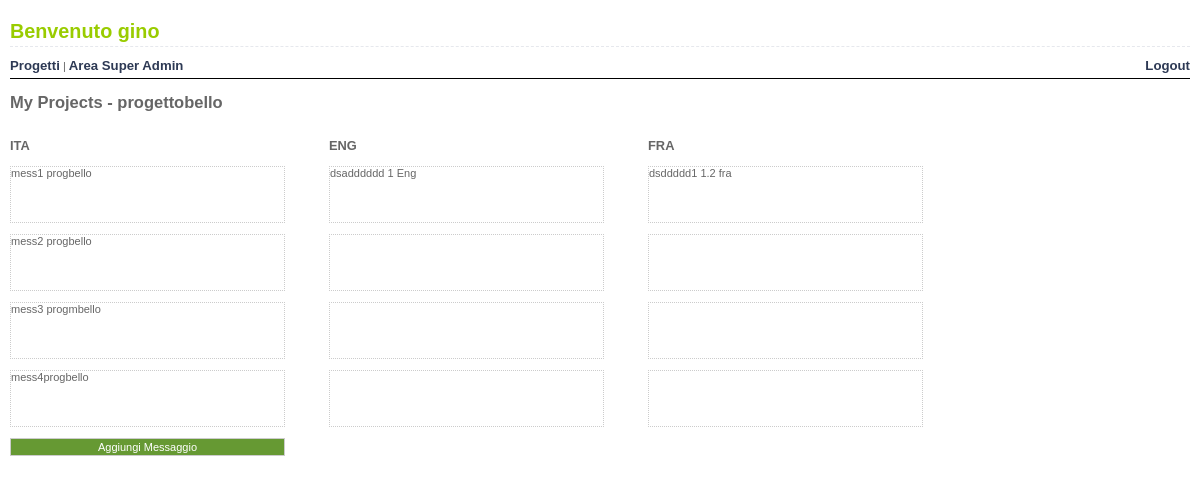
/index.php?page=Manage&projID=14&namePr=progettobello&langu=0 (signed in), run on the app's committed database.
### tables this page shows
CREATE TABLE IF NOT EXISTS `language` (
  `id` int(11) NOT NULL AUTO_INCREMENT,
  `language` varchar(255) NOT NULL,
  PRIMARY KEY (`id`)
);

CREATE TABLE IF NOT EXISTS `messages` (
  `id` int(11) NOT NULL AUTO_INCREMENT,
  `message` text NOT NULL,
  `languageID` int(11) NOT NULL,
  `parent.mess.ID` int(11) DEFAULT NULL,
  PRIMARY KEY (`id`)
);

### my_single_project.php (the view, shortened to what this page needs)
<h2> My Projects - <?php echo $projName; ?></h2>
<?php
	function clean($str) {
		$str = @trim($str);
		return mysql_real_escape_string($str);
	}
	$projid = clean($projid);
	?>
	<?php
	$qry="SELECT * FROM language ORDER BY id";
	$result=mysql_query($qry);
	$n=0;
	while($VAR_Languages=mysql_fetch_array($result)) {
		$languages[$n++] = array("id" => $VAR_Languages['id'], "lingua" => $VAR_Languages['language']);
	}
	$qry="SELECT * FROM projectAssoc WHERE projID='$projid'";
	$result=mysql_query($qry);
	$messaggi = array();
	$conto = 0;
	while($row=mysql_fetch_array($result)) {
	   	$qry2="SELECT * FROM messages WHERE id=".$row['parent.message.ID'];
		$result2=mysql_query($qry2);
		$row2=mysql_fetch_array($result2);
		$messaggi[$conto++] = array("id" => $row2['id'], "message" => $row2['message']);
		$qry3="SELECT * FROM `messages` WHERE `parent.mess.ID`=".$row2['id']." ORDER BY languageID ASC";
		$result3=mysql_query($qry3);
		if($result3) {
		   	while($row3=mysql_fetch_array($result3)) {
				$messaggi[$conto++] = array("id" => $row3['id'], "message" => $row3['message']);
			}
		}else {
			die("Query failed");
		}
	}
	$numero_messaggi=count($messaggi);
	$numero_lingue = count($languages);
	$messaggi_x_lingua = $numero_messaggi/$numero_lingue;
?>
<div id="languageWrapper">
<?php
	$count=0;
	foreach ($languages as $lingua){  ?>
	<div id="lang_<?php echo $lingua['id']; ?>" class="lang_column">
		<h3 class="centered_thing"><?php echo $lingua['lingua']; ?></h3>
		<?php for ($itera = 0; $itera < $messaggi_x_lingua; $itera++) {  ?>
			<div id="msg_<?php echo $messaggi[$count+($itera*$numero_lingue)]['id']; ?>" class="lang_single_msg editable"><?php echo $messaggi[$count+($itera*$numero_lingue)]['message']; ?></div>
		<?php
			}
			if ($count == 0) { ?>
				<div id="addMsgWrapper">
					<a href="#" class="centered_thing">Aggiungi Messaggio</a>
				</div>
			<?php
			}
		?>
	</div>
<?php $count++; } ?>
</div>

### css/base.css (style rules this page uses)
body { font: 11px Verdana, Arial, Helvetica, sans-serif; color: #666666; margin: 0px; padding: 20px 10px 0px; }
a { color: #2D3954; }
.centered_thing { display: block; margin-left: auto; margin-right: auto; }
#languageWrapper { clear:both; }
#languageWrapper .lang_column { float: left; width: 25em; margin: 0; margin-right: 4em; }
#languageWrapper .lang_single_msg { margin: 0; margin-bottom: 1em; padding: 0; border: 1px dotted #CCC; min-height: 5em; }
#addMsgWrapper { margin: 0; padding:0; border: 1px solid #CCC; text-align: center; }
#addMsgWrapper a { text-decoration: none; display: block; padding: 0.2em 0; background-color: #669933; color: white; }

### data on the page
language: language "ITA", shows "Aggiungi Messaggio"
messages: message "mess1 progbello"
messages: message "mess2 progbello"
messages: message "mess3 progmbello"
messages: message "mess4progbello"
language: language "ENG"
messages: message "dsadddddd 1 Eng"
language: language "FRA"
messages: message "dsddddd1 1.2 fra"

### other printed values
$_SESSION['SESS_FIRST_NAME'] "gino"
$projName "progettobello"
